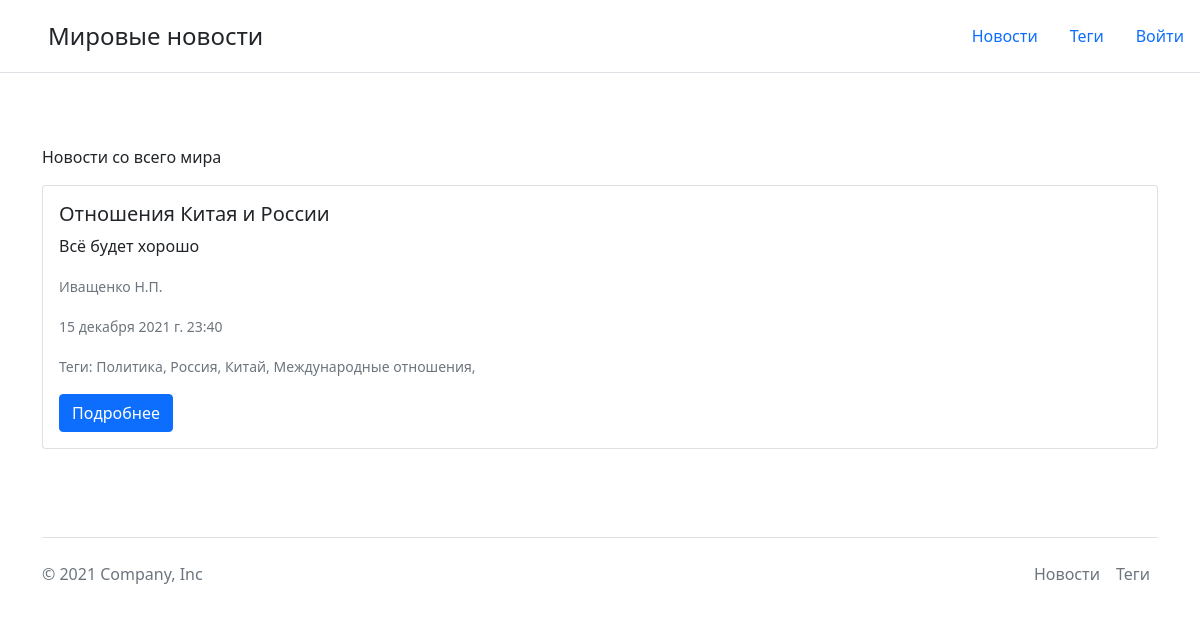
Page /news/ on the committed database.
### news/models.py (models this page shows, shortened)
class Post(models.Model):
    title = models.CharField(max_length=150, verbose_name='Название статьи')
    text = models.TextField(max_length=500, verbose_name='Текст статьи')
    author = models.CharField(max_length=50, verbose_name='Автор')
    pub_date = models.DateTimeField(verbose_name='Дата публикации', auto_now=True)
    fk_tag = models.ManyToManyField(Tag, verbose_name='Теги')
    class Meta:
        db_table = 'post'
        verbose_name = 'Статья'
        verbose_name_plural = 'Статьи'

class Tag(models.Model):
    name= models.TextField(max_length=50, verbose_name='Тег')
    class Meta:
        db_table = 'tag'
        verbose_name = 'Тег'
        verbose_name_plural = 'Теги'

### news/views.py (the view)
# urls.py: path('', views.index, name='index_url'),
def index(request):
    posts = Post.objects.all
    return render(request, 'news/index.html', context={'posts':posts})

### templates/news/index.html
{% extends 'main.html' %}
{% block content %}
<p>
    Новости со всего мира
</p>
{% for post in posts %}
<div class="card mb-3">
    <div class="card-body">
      <h5 class="card-title">{{ post.title }}</h5>
      <p class="card-text">{{ post.text }}</p>
      <p class="card-text"><small class="text-muted">{{post.author}}</small></p>
      <p class="card-text"><small class="text-muted">{{post.pub_date}}</small></p>
      <p class="card-text"><small class="text-muted">
        Теги:
        {% for tag in post.fk_tag.all %}
          {{tag.name}},
        {% endfor %}
      </small></p>
      <a href="/news/{{post.id}}" class="btn btn-primary">Подробнее</a>
    </div>
</div>
{% endfor %}
{% endblock content %}

### rows in the picture
Post: title "Отношения Китая и России", text "Всё будет хорошо", author "Иващенко Н.П.", pub_date "15 декабря 2021 г. 23:40"
Tag: name "Политика"
Tag: name "Россия"
Tag: name "Китай"
Tag: name "Международные отношения"
